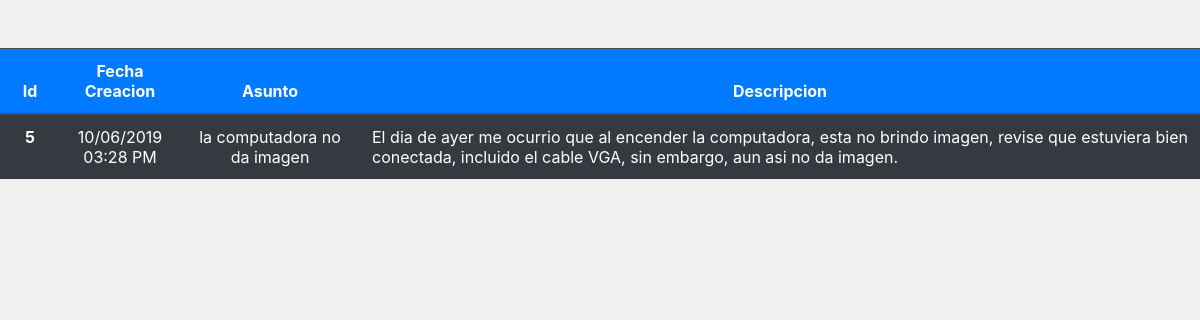
The page /vistas/indexTicketsTec.php (signed in) on the database its author committed.
### tables this page shows
CREATE TABLE `ticket` (
  `idTicket` int(11) NOT NULL,
  `fechaCreacion` datetime NOT NULL,
  `asunto` varchar(75) NOT NULL,
  `descripcion` varchar(600) NOT NULL,
  `adjunto` varchar(255) DEFAULT NULL,
  `idCliente` varchar(11) NOT NULL,
  `estado` int(1) NOT NULL
);

### modelos/clsConexion.php (called while the page is built, shortened)
<?php
	class clsConexion{
		private $conexion;
		public function __construct(){
			$this->servidor = "localhost";
			$this->usuario = "root";
			$this->clave = "";
			$this->base = "bdsistema";
			$this->conexion = new mysqli($this->servidor, $this->usuario, $this->clave, $this->base);
			$this->conexion->set_charset("utf8");
		}
		public function ejecutarConsulta($sql){
			$contenedor = $this->conexion->query($sql);
			return $contenedor->fetch_all();
		}
	}
?>

### dao/DiagnosticosTec.dao.php (called while the page is built, shortened)
<?php
	require_once('../modelos/clsConexion.php');
	class clsDiagnosticosDAO{
		public static function listarTickets(){
			$con = new clsConexion();
			$dato = $_SESSION['idPersona'];
			$query = "SELECT T.idTicket, T.fechaCreacion, T.asunto, T.descripcion,T.adjunto FROM ticket as T INNER JOIN diagnostico as D WHERE  T.idTicket=D.idTicket  AND D.idTecnico='". $dato ."' AND T.estado!='0' AND D.estado!='0'";
			$contenedor = $con->ejecutarConsulta($query);
			return $contenedor;
		}
	}
?>

### vistas/indexTicketsTec.php (the view, shortened to what this page needs)
<?php
	require_once('../dao/DiagnosticosTec.dao.php');
	require_once "scripts.php";
?>
<!DOCTYPE html>
<html>
<head>
</head>
<body>
	<div class="container-fluid">
		<div class="row">
			<div id="contenedorTabla" class="table-responsive">
				<br><br><table id="dgv" class="table  table-hover table-dark">
					  <thead>
						    <tr class="bg-primary">
							    <th scope="col">Id</th>
							    <th scope="col">Fecha Creacion</th>
							    <th scope="col">Asunto</th>
							    <th scope="col">Descripcion</th>
						    </tr>
					  </thead>
					  <tbody id="cuerpoTabla">
						<?php foreach(clsDiagnosticosDAO::listarTickets() as $fila): ?>
							<tr>
								<th style="width: 5%;"><?=$fila[0]?></th>
								<td style="width: 10%;"><?=date("d/m/Y h:i A", strtotime($fila[1])); ?></td>
								<td style="width: 15%;"><?=$fila[2]?></td>
								<td style="text-align: justify; width: 70%;"><?=$fila[3]?></td>
							</tr>
						<?php endforeach ?>
					  </tbody>
				</table>
			</div>
		</div>
	</div>
</body>
</html>

### vistas/scripts.php (shortened to what this page needs)
<link rel="stylesheet" type="text/css" href="../plugins/bootstrap/bootstrap.min.css">
<link rel="stylesheet" type="text/css" href="../plugins/fontawesome/css/all.min.css">
<link rel="stylesheet" type="text/css" href="../css/sweetalert2.min.css">

### vistas/indexTicketsTec.php (style rules this page uses)
body { background-color: #F1F0F0; }
#contenedorTabla { height: 500px; overflow: scroll; }
#dgv th,td { text-align: center; }

### rows shown on the page
ticket: idTicket "5", fechaCreacion "10/06/2019 03:28 PM", asunto "la computadora no da imagen", descripcion "El dia de ayer me ocurrio que al encender la computadora, esta no brindo imagen, revise que estuviera bien conectada, incluido el cable VGA, sin embargo, aun asi no da imagen."
